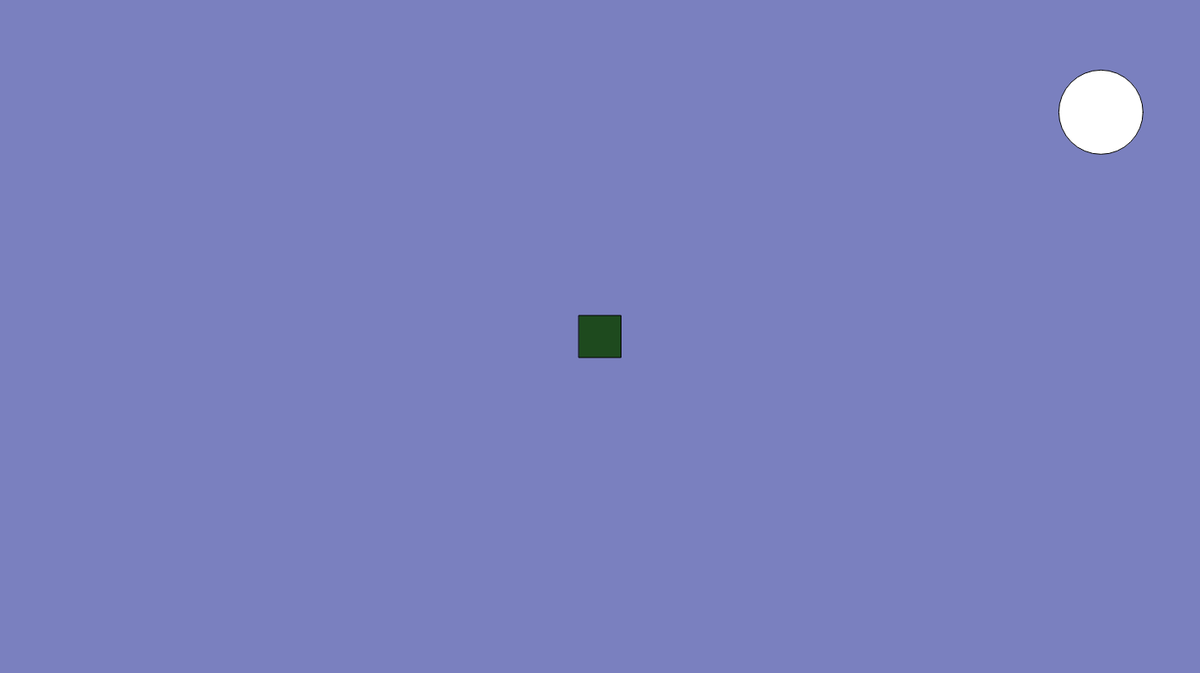
Frame 1 (no input)
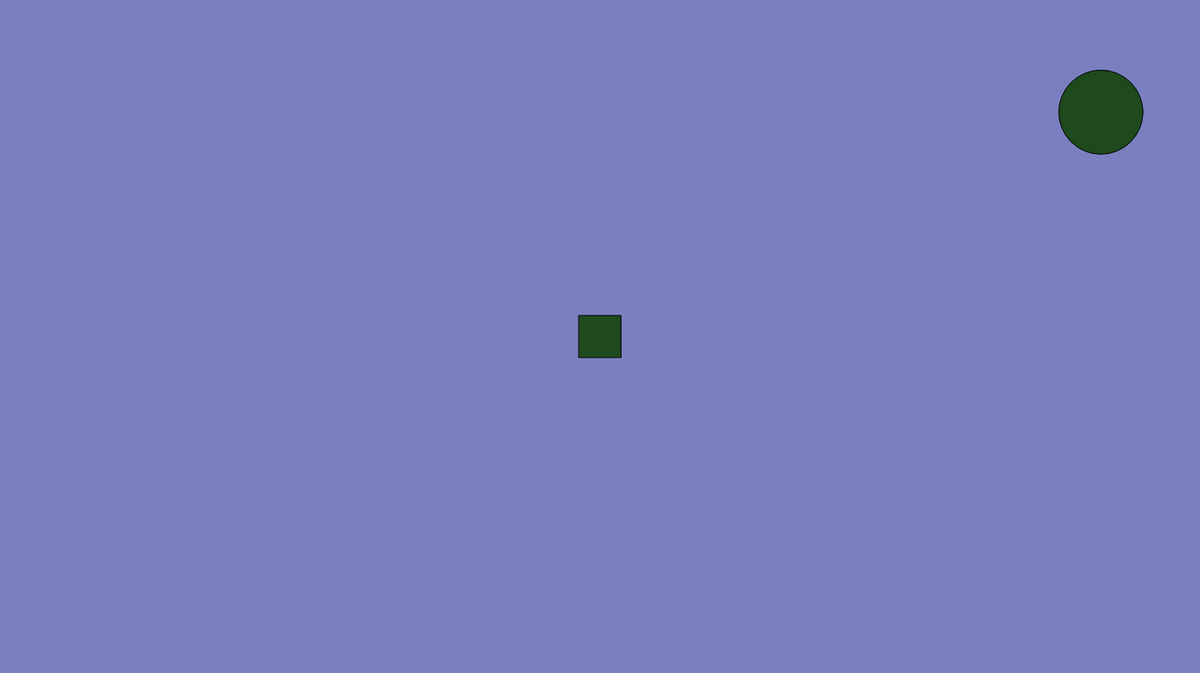
Frame 60 (no input)
Frame 120 (the mouse pressed at the canvas centre since frame 60): identical to frame 60, image omitted

The p5.js sketch that drew these frames (run headless with seeded random() and noise() and a simulated clock; from frame 60 on, the mouse is pressed at the canvas centre):

// p5.js sketch
// ── sketch.js

let circleX, circleY;
let circleSize = 100;
let dragging = false;
let offsetY;
let squareSize = 50;
let originalSize = 50;
let growthRate = 1; 
let squares = []; // Array to store squares
let colors = []; // Array to store colors for squares





/*class Moveable{
    constructor(x, y, w, h, r, g, b){
        this.x = x;
        this.y = y;
        this.h = h;
        this.w = w;
        this.r = r;
        this.g = g;
        this.b = b;
        this.scaleAmt = 1;
        this.isDragging = false;
    }
    show(){
        fill(random(255), random(255), random(255))
        noStroke();
        rect(this.x, this.y, this.w, this.h)
    }

    show2(){
        fill(1, 48, 10)
        noStroke();
        ellipse(this.x, this.y, this.w, this.h)
    }

    show3(){
        fill(0,0,0)
        noStroke();
        rect(this.x, this.y, this.w, this.h)
        
    }
    scaled(){
        if(mouseX > this.x && mouseX < this.x + this.w && mouseY > this.y && mouseY < this.y + this.h){
            this.w = this.w + this.scaleAmt;
            this.h = this.h + this.scaleAmt;

            fill(this.r, this.g, this.b)
            noStroke();
            rect(this.x, this.y, this.w, this.h)
            //this.scaleAmt = this.scaleAmt + 1
            this.scaleAmt++}
}


    showimg(){
        image(gridImage, this.x, this.y, this.w, this.h)
}

    scaleimg(){
        if(mouseX > this.x && mouseX < this.x + this.w && mouseY > this.y && mouseY < this.y + this.h){
            this.w = this.w + this.scaleAmt;
            this.h = this.h + this.scaleAmt;
            image (gridImage, this.x, this.y, this.w, this.h) }
}

    newshape(){
    if (mouseX > this.x && mouseX < this.x + this.w && mouseY > this.y && mouseY < this.y + this.h){
        fill(110, 43, 59)
        rect(620, 300, 200, 200)}
}


    drag(){
        if (mouseX > this.x && mouseX < this.x + this.w && mouseY > this.y && mouseY < this.y + this.h){
            this.isDragging = true;
            this.y = this.y + 10;
            ellipse(this.x, this.y, this.w, this.h)
            //console.log("drag-detect")
            console.log(this.y)
            rect(this.x - 500, this.y - 100, 100 + this.y, 100 + this.y)

        }
    }


    released(){
        this.isDragging = true;
    }
}*/

function setup (){
    createCanvas (1425, 800)
    background (122, 128, 191)
    colorMode(RGB)
    frameRate(90)

    circleX = width / 1.09;
    circleY = height / 6;
    
  /*  bar = new Moveable (1350, 25, 30, 750, 171, 167, 108)
    circle = new Moveable (1380, 100, 100, 100, 145, 52, 80)
    shape3 = new Moveable (30, 100, 200, 200, 145, 52, 80)

    

    bar.show3()
    circle.show2() */
  
}


var i = 0;
var p = 0;
function draw (){

  /*  bar.show3()
    circle.show2()


        //shape.scaled();
        circle.newshape();
        //bar.scaled();
        shape3.scaleimg();

        textSize(30); 
        textAlign(CENTER, CENTER);
        text("Drag the circle down", width/2, height/2);
        noStroke

    while (i <100){
        fill(123, 107, 156)
        stroke(225)
        strokeWeight(4)
        rect(100 * i, 200, 200)
        i++
    }*/


background (122, 128, 191);

//circleY = constrain(circleY, 80, height, 3);

if (dragging) {
    circleY = mouseY + offsetY;}

  ellipse(circleX, circleY, circleSize);


  let squareGrow = max(0, circleY - height / 5) * 6.5; 
  //squareSize = constrain(1 + squareGrow, 700, 100000); 
  //updateSquares(squareGrow);
  let originalSize = 50 + squareGrow * 0.5; 
  let originalColor = color(30, 74, 30); 
  drawSquare(width / 2, height / 2, originalSize, originalColor);


  
  if (originalSize >= 100) { // Adjust this threshold as needed
  let secondSize = originalSize * 0.2; 
  let secondColor = color(92, 43, 140); 
  let insideOffset = originalSize * 0.2; // Adjust the inside offset as needed
  let secondX = width / 2;
  let secondY = height / 2;
  if (originalSize >= 100) {
    secondX += 2; 
    secondY += 2;
    secondY += insideOffset * (originalSize - 100) / 200; // Adjust this factor as needed

    drawSquare(secondX, secondY, secondSize, secondColor);
  }
 
  /*if (originalSize >= 75) { // Adjust the threshold as needed
    let secondSize = originalSize; // Adjusting size for the second square
    let secondColor = color(92, 43, 140); // Blue color for the second square
    drawSquare(width / 2, height / 2, secondSize, secondColor); */

 /* for (let i = 0; i < squares.length; i++) {
    let size = squares[i];
    let color = colors[i];
    fill(color);
    let borderWeight = 2; // Set the thickness of the border
    stroke(1); // Set the color of the border
    strokeWeight(borderWeight);
    rectMode(CENTER);
    rect(width / 2, height / 2, size, size);
  } */
  
  //square
  rectMode(CENTER);
  rect(width / 2, height / 2, 100 + squareGrow, 100 + squareGrow);
  
  //circle
  if (dragging) {
    circleY = mouseY + offsetY;
  }
  fill (1)
  ellipse(circleX, circleY, circleSize);

}
}
/*function updateSquares(grow) {
    squares = [];
    colours = [];
    let numSquares = int(map(grow, 0, height / 2, 1, 5)); // Number of squares based on circle position
    for (let i = 0; i < numSquares; i++) {
        squares.push(50 + grow / numSquares * (i + 1)); // Adjusting size for each square
        let c = color(random(255), random(255), random(255)); // Generate a random color
        colors.push(c);
    }
  }*/



  function drawSquare(x, y, size, fillColor) {
    fill(fillColor);
    rectMode(CENTER);
    rect(x, y, size, size);
  }




function mousePressed() {
    let d = dist(mouseX, mouseY, circleX, circleY);
  if (d < circleSize / 2) {
    dragging = true;
    offsetY = circleY - mouseY;
  }

  }
  
  function mouseReleased() {
    dragging = false;
  }

/*function mouseDragged(){
    circle.drag()
}*/

/*function mouseClicked() 
    if (p <100){
        fill (107, 156, 154)
        stroke(225)
        strokeWeight (4)
        rect(100 * p, 500, 200)
        p++;
    }

    

 function mouseDragged() {
        //background(107, 156, 114)
        fill(random(255),random(255), random(255))
        strokeWeight(1)
        ellipse (mouseX, mouseY, random(300))
    
    }


 function mouseWheel() {
        fill(225)
        noStroke();
        rect (width / 2, mouseY, 100, 100)
    }

    function mouseMoved() {
        fill(0)
        stroke(225);
        strokeWeight(2)
        rect (width / 2, mouseY, 100, 100)
    }


 var k = 0;
    function keyPressed() {
        if (keyCode == LEFT_ARROW){
            background (0);
        }

        if (keyCode == RIGHT_ARROW){
            background (225);
        }

        if (k < 100){
            if (key == 'a'){

                noFill();
                textFont('Courier New')
                strokeWeight(2)
                stroke(9)
                textSize(200)
                text(key, 100 * k, 100)
            }
            k++
        }

    }
*/
    
